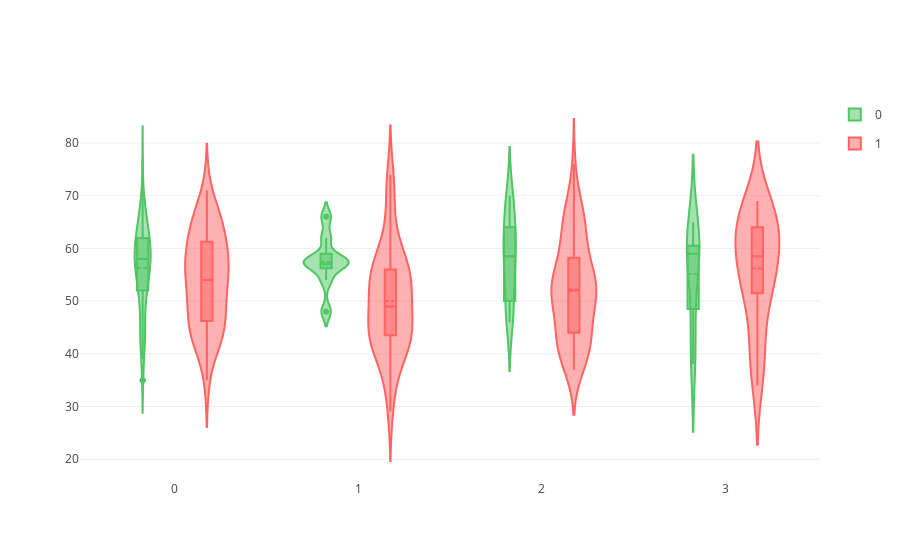

The cell this chart's notebook holds for it:
### Code cell
fig = {
    "data": [
        {
            "type": 'violin',
            "x": heart_df['cp'][heart_df['target'] == 0 ],
            "y": heart_df['age'][heart_df['target'] == 0 ],
            "legendgroup": '0',
            "scalegroup": '0',
            "name": '0',
            "box": {
                "visible": True
            },
            "meanline": {
                "visible": True
            },
            "line": {
                "color": 'rgb(79, 198, 99)'
            }
        },
        {
            "type": 'violin',
            "x": heart_df['cp'][heart_df['target'] == 1 ],
            "y": heart_df['age'][heart_df['target'] == 1 ],
            "legendgroup": '1',
            "scalegroup": '1',
            "name": '1',
            "box": {
                "visible": True
            },
            "meanline": {
                "visible": True
            },
            "line": {
                "color": 'rgb(255, 99, 99)'
            }
        }
    ],
    "layout" : {
        "yaxis": {
            "zeroline": False,
        },
        "violinmode": "group"
    }
}

plotly.offline.iplot(fig, filename='violin/grouped', validate = False)

### Figure 1 — Plotly figure (JSON) as saved in the notebook; plotly's stock layout.template omitted (floating-point values rounded to 4 significant figures; data arrays with more than 128 entries replaced by an {"elided": "..."} marker saying what was removed)
{"data": [{"box": {"visible": true}, "legendgroup": "0", "line": {"color": "rgb(79, 198, 99)"}, "meanline": {"visible": true}, "name": "0", "scalegroup": "0", "type": "violin", "x": {"elided": "138 int values"}, "y": {"elided": "138 int values"}}, {"box": {"visible": true}, "legendgroup": "1", "line": {"color": "rgb(255, 99, 99)"}, "meanline": {"visible": true}, "name": "1", "scalegroup": "1", "type": "violin", "x": {"elided": "165 int values"}, "y": {"elided": "165 int values"}}], "layout": {"violinmode": "group", "yaxis": {"zeroline": false}}}
